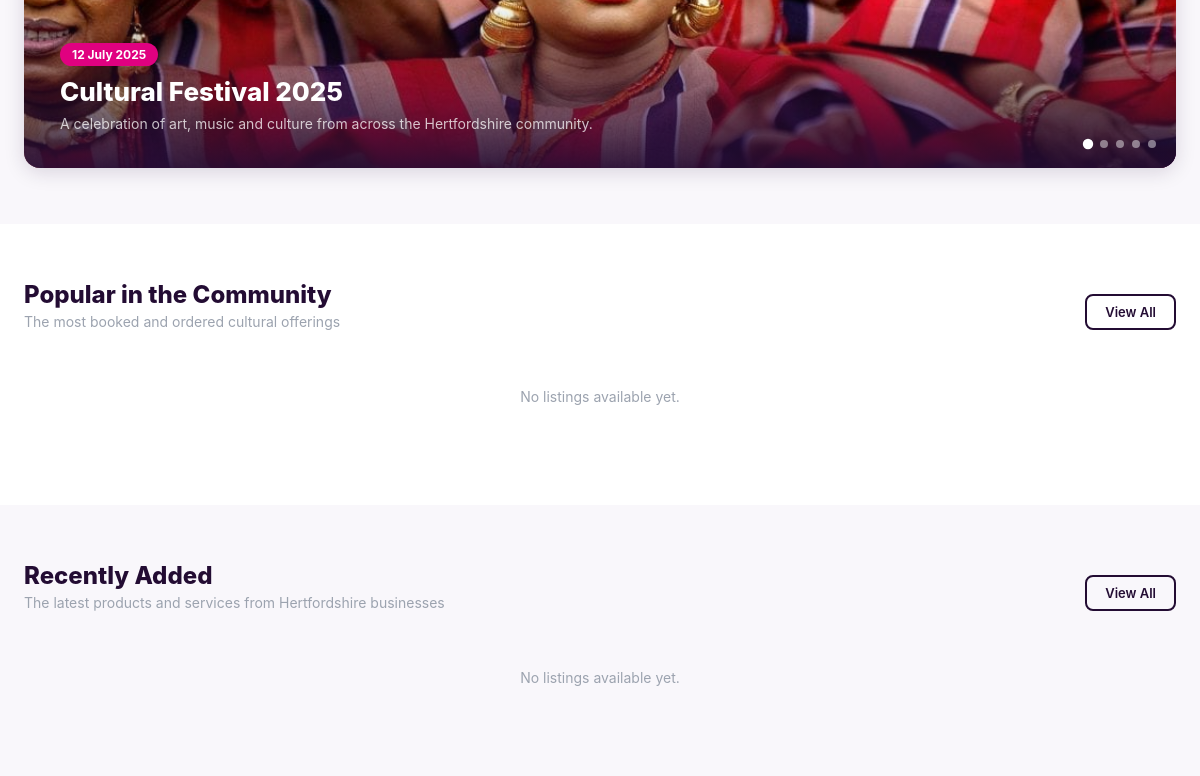
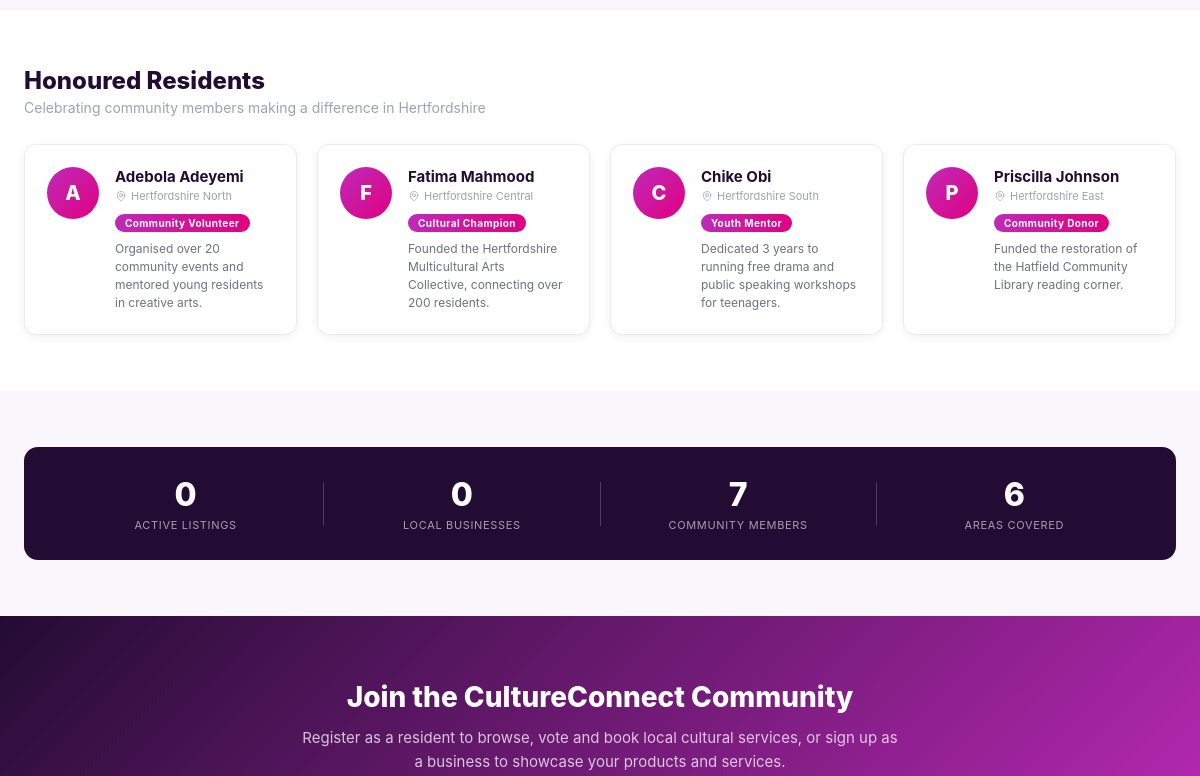
/frontend/pages/index.php (middle part), run on an earlier commit of the app's database (2 pictures, top to bottom).
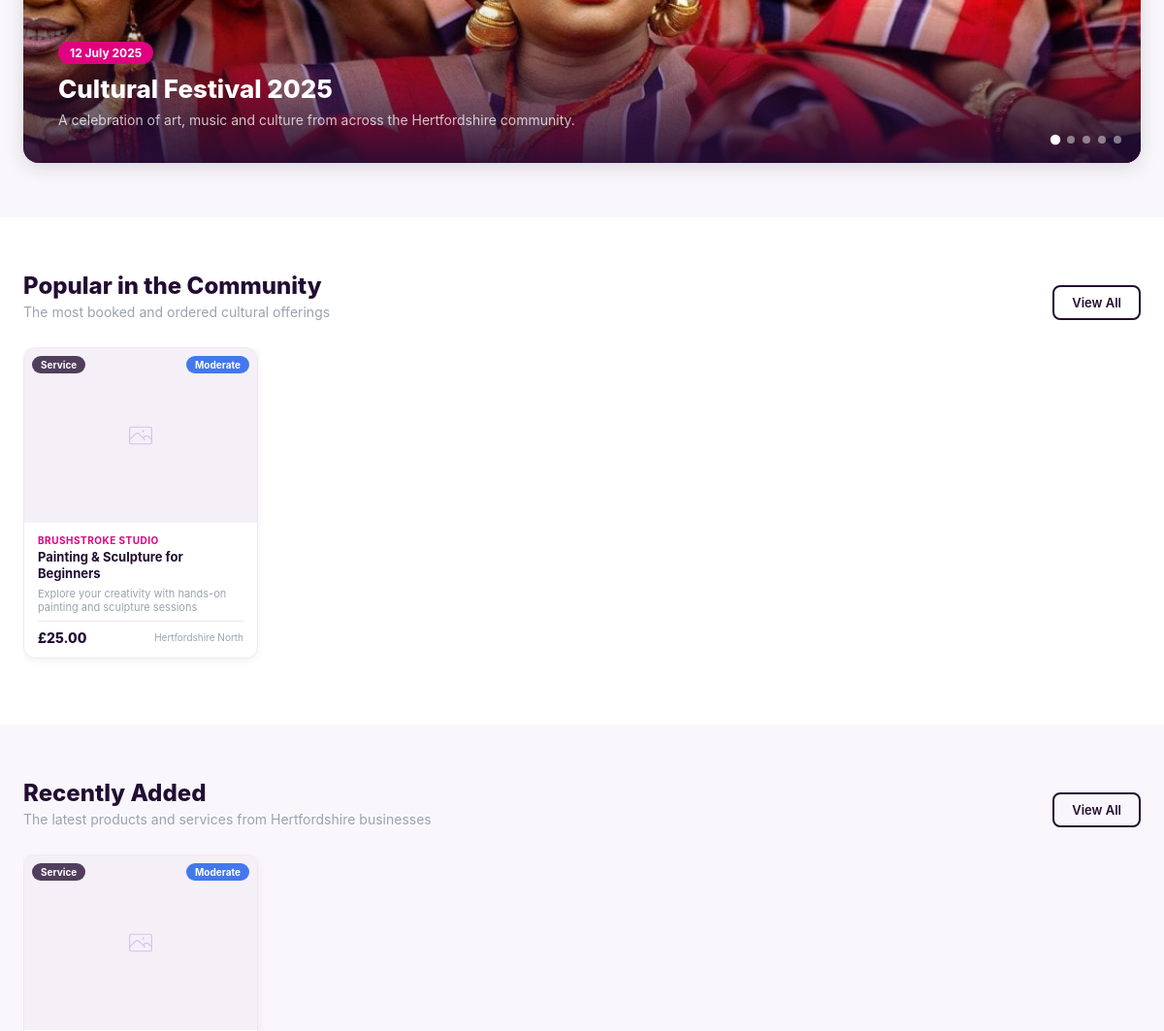
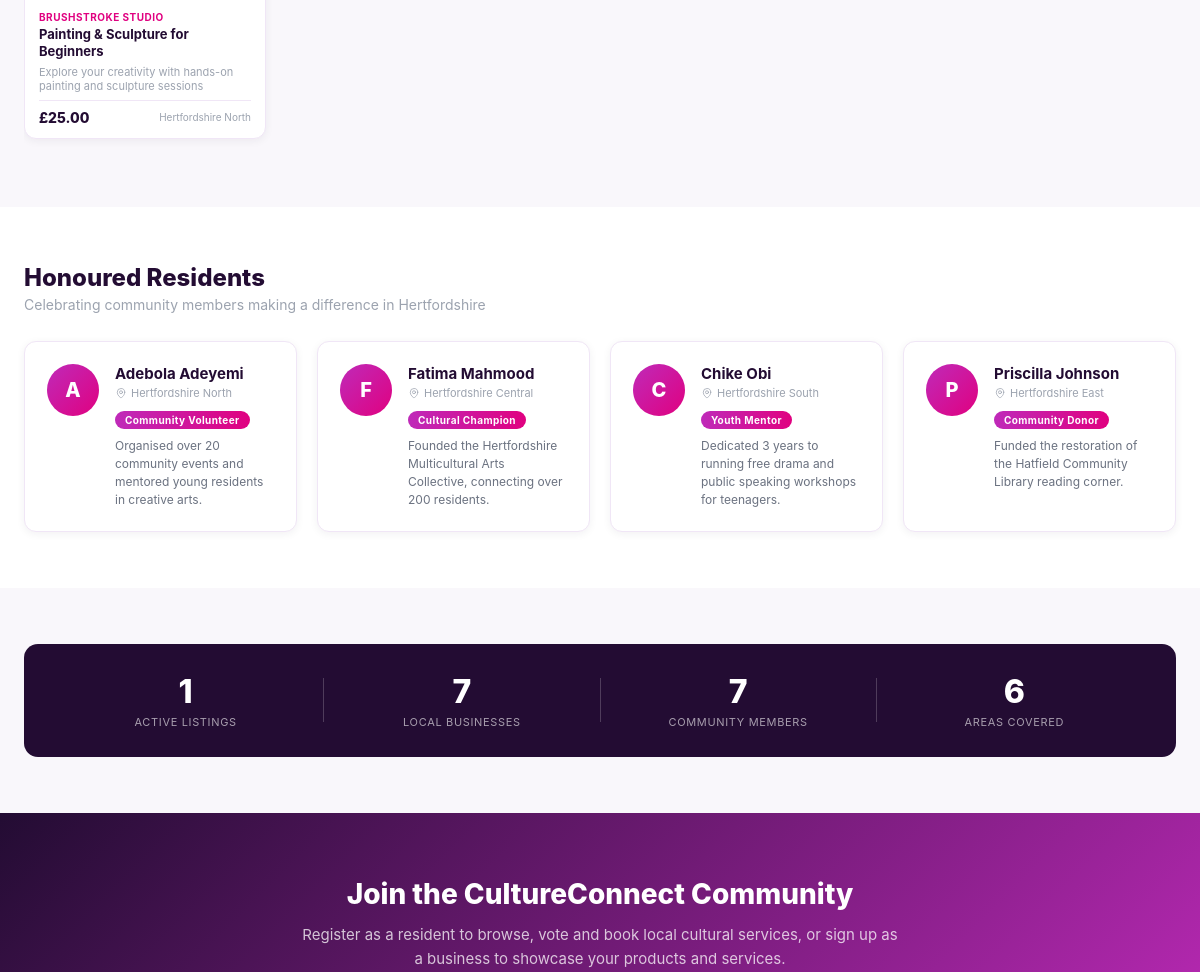
And on a later commit of the database (2 pictures, top to bottom).
### tables this page shows
CREATE TABLE `listings` (
  `listing_id` int(11) NOT NULL,
  `sme_id` int(11) NOT NULL,
  `title` varchar(150) NOT NULL,
  `caption` varchar(255) NOT NULL,
  `description` text NOT NULL,
  `price` decimal(10,2) NOT NULL,
  `status` enum('active','inactive','pending') DEFAULT 'pending',
  `created_at` timestamp NOT NULL DEFAULT current_timestamp(),
  `updated_at` timestamp NOT NULL DEFAULT current_timestamp() ON UPDATE current_timestamp(),
  `item_id` int(11) NOT NULL,
  `approved_by` int(11) NOT NULL
);

CREATE TABLE `sme_profiles` (
  `sme_id` int(11) NOT NULL,
  `business_name` varchar(150) NOT NULL,
  `approval_status` varchar(50) NOT NULL,
  `created_at` timestamp NOT NULL DEFAULT current_timestamp(),
  `area_id` int(11) NOT NULL,
  `description` text NOT NULL,
  `phone` varchar(20) NOT NULL,
  `user_id` int(11) NOT NULL,
  `subcategory_id` int(11) NOT NULL
);

CREATE TABLE `areas` (
  `area_id` int(11) NOT NULL,
  `area_name` varchar(100) NOT NULL,
  `description` text NOT NULL,
  `postcode` varchar(20) NOT NULL,
  `latitude` decimal(9,6) DEFAULT NULL,
  `longitude` decimal(9,6) DEFAULT NULL
);

CREATE TABLE `product_service_categories` (
  `category_id` int(11) NOT NULL,
  `category_name` varchar(50) NOT NULL
);

### frontend/pages/index.php (the view, shortened to what this page needs)
<?php
require_once '../db_connection.php';
$is_logged_in = isset($_SESSION['user_id']);
$popular_stmt = $conn->prepare("
    SELECT l.listing_id, l.title, l.caption, l.price,
           pc.category_name,
           sp.business_name,
           a.area_name,
           li.image_url AS primary_image,
           COUNT(oi.order_item_id) AS order_count
    FROM listings l
    JOIN product_service ps                ON l.item_id        = ps.item_id
    JOIN product_service_subcategories pss ON ps.subcategory_id = pss.subcategory_id
    JOIN product_service_categories pc     ON pss.category_id   = pc.category_id
    JOIN sme_profiles sp                   ON l.sme_id          = sp.sme_id
    JOIN areas a                           ON sp.area_id        = a.area_id
    LEFT JOIN listing_images li            ON l.listing_id      = li.listing_id AND li.is_primary = 1
    LEFT JOIN order_item oi                ON l.listing_id      = oi.listing_id
    WHERE l.status = 'active'
    GROUP BY l.listing_id
    ORDER BY order_count DESC, l.created_at DESC
    LIMIT 6
");
$popular_stmt->execute();
$popular_listings = $popular_stmt->get_result()->fetch_all(MYSQLI_ASSOC);
$recent_stmt = $conn->prepare("
    SELECT l.listing_id, l.title, l.caption, l.price,
           pc.category_name,
           sp.business_name,
           a.area_name,
           li.image_url AS primary_image
    FROM listings l
    JOIN product_service ps                ON l.item_id        = ps.item_id
    JOIN product_service_subcategories pss ON ps.subcategory_id = pss.subcategory_id
    JOIN product_service_categories pc     ON pss.category_id   = pc.category_id
    JOIN sme_profiles sp                   ON l.sme_id          = sp.sme_id
    JOIN areas a                           ON sp.area_id        = a.area_id
    LEFT JOIN listing_images li            ON l.listing_id      = li.listing_id AND li.is_primary = 1
    WHERE l.status = 'active'
    ORDER BY l.created_at DESC
    LIMIT 6
");
$recent_stmt->execute();
$recent_listings = $recent_stmt->get_result()->fetch_all(MYSQLI_ASSOC);
$stats_r         = mysqli_query($conn, "SELECT COUNT(*) AS total FROM listings WHERE status = 'active'");
$active_listings = mysqli_fetch_assoc($stats_r)['total'] ?? 0;
$biz_r     = mysqli_query($conn, "SELECT COUNT(*) AS total FROM sme_profiles WHERE approval_status = 'approved'");
$total_biz = mysqli_fetch_assoc($biz_r)['total'] ?? 0;
$res_r     = mysqli_query($conn, "SELECT COUNT(*) AS total FROM resident_profiles");
$total_res = mysqli_fetch_assoc($res_r)['total'] ?? 0;
$events = [
    ['image' => 'event1.jpg', 'title' => 'Cultural Festival 2025',  'date' => '12 July 2025', 'desc' => 'A celebration of art, music and culture from across the Hertfordshire community.'],
    ['image' => 'event2.jpg', 'title' => 'Community Arts Exhibition',             'date' => '24 Aug 2025',  'desc' => 'Local artists showcase their work at the Hatfield Arts Centre.'],
    ['image' => 'event3.jpg', 'title' => 'Open Mic Night — Local Voices',         'date' => '05 Sep 2025',  'desc' => 'An evening of spoken word, poetry and live music from Hertfordshire residents.'],
    ['image' => 'event4.jpg', 'title' => 'Heritage &amp; History Walk',           'date' => '18 Oct 2025',  'desc' => 'Explore the rich cultural heritage of Hertfordshire with our expert guides.'],
    ['image' => 'event5.jpg', 'title' => 'Winter Handmade Market',                'date' => '30 Nov 2025',  'desc' => 'Shop handmade goods, crafts and cultural products from local artisans.'],
];
$honoured = [
    ['name' => 'Adebola Adeyemi',      'area' => 'Hertfordshire North',   'badge' => 'Community Volunteer', 'reason' => 'Organised over 20 community events and mentored young residents in creative arts.'],
    ['name' => 'Fatima Mahmood','area' => 'Hertfordshire Central', 'badge' => 'Cultural Champion',   'reason' => 'Founded the Hertfordshire Multicultural Arts Collective, connecting over 200 residents.'],
    ['name' => 'Chike Obi',    'area' => 'Hertfordshire South',   'badge' => 'Youth Mentor',        'reason' => 'Dedicated 3 years to running free drama and public speaking workshops for teenagers.'],
    ['name' => 'Priscilla Johnson',      'area' => 'Hertfordshire East',    'badge' => 'Community Donor',     'reason' => 'Funded the restoration of the Hatfield Community Library reading corner.'],
];
function ix_safe(string $val): string {
    return htmlspecialchars($val, ENT_QUOTES, 'UTF-8');
}
?>
<!DOCTYPE html>
<html lang="en">
<head>
    <link rel="stylesheet" href="../css/styles.css">
</head>
<body class="ix-page-wrap">
<section class="ix-section">
    <div class="ix-section-inner">
        <div class="ix-carousel-wrap">
            <?php foreach ($events as $i => $event) : ?>
            <div class="ix-event-slide <?= $i === 0 ? 'ix-event-slide--active' : '' ?>" id="ix-slide-<?= $i ?>">
                <div class="ix-event-img-wrap">
                    <img src="../images/council_events/<?= ix_safe($event['image']) ?>"
                         alt="<?= ix_safe($event['title']) ?>"
                         class="ix-event-img"
                         onerror="this.parentElement.classList.add('ix-event-img-wrap--fallback')">
                    <div class="ix-event-overlay">
                        <span class="ix-event-date"><?= ix_safe($event['date']) ?></span>
                        <h3 class="ix-event-title"><?= ix_safe($event['title']) ?></h3>
                        <p class="ix-event-desc"><?= ix_safe($event['desc']) ?></p>
                    </div>
                </div>
            </div>
            <?php endforeach; ?>
            <div class="ix-carousel-dots">
                <?php foreach ($events as $i => $event) : ?>
                <button class="ix-carousel-dot <?= $i === 0 ? 'ix-carousel-dot--active' : '' ?>"
                        onclick="ixCarouselGoTo(<?= $i ?>)"></button>
                <?php endforeach; ?>
            </div>
        </div>
    </div>
</section>
<section class="ix-section ix-section--alt">
    <div class="ix-section-inner">
        <div class="ix-section-header">
            <div>
                <h2 class="ix-section-title">Popular in the Community</h2>
                <p class="ix-section-subtitle">The most booked and ordered cultural offerings</p>
            </div>
            <a href="../pages/browse.php" class="ix-view-all-btn">View All</a>
        </div>
        <?php if (!empty($popular_listings)) : ?>
        <div class="ix-listings-scroll">
            <?php foreach ($popular_listings as $l) : ?>
            <?= ixListingCard($l) ?>
            <?php endforeach; ?>
        </div>
        <?php else : ?>
        <p class="ix-no-listings">No listings available yet.</p>
        <?php endif; ?>
    </div>
</section>
<section class="ix-section">
    <div class="ix-section-inner">
        <div class="ix-section-header">
            <div>
                <h2 class="ix-section-title">Recently Added</h2>
                <p class="ix-section-subtitle">The latest products and services from Hertfordshire businesses</p>
            </div>
            <a href="../pages/browse.php" class="ix-view-all-btn">View All</a>
        </div>
        <?php if (!empty($recent_listings)) : ?>
        <div class="ix-listings-scroll">
            <?php foreach ($recent_listings as $l) : ?>
            <?= ixListingCard($l) ?>
            <?php endforeach; ?>
        </div>
        <?php else : ?>
        <p class="ix-no-listings">No listings available yet.</p>
        <?php endif; ?>
    </div>
</section>
<section class="ix-section ix-section--alt">
    <div class="ix-section-inner">
        <div class="ix-section-header">
            <div>
                <h2 class="ix-section-title">Honoured Residents</h2>
                <p class="ix-section-subtitle">Celebrating community members making a difference in Hertfordshire</p>
            </div>
        </div>
        <div class="ix-honoured-grid">
            <?php foreach ($honoured as $h) : ?>
            <div class="ix-honoured-card">
                <div class="ix-honoured-avatar">
                    <?= strtoupper(substr($h['name'], 0, 1)) ?>
                </div>
                <div class="ix-honoured-info">
                    <h3 class="ix-honoured-name"><?= ix_safe($h['name']) ?></h3>
                    <p class="ix-honoured-area">
                        <?= ix_safe($h['area']) ?>
                    </p>
                    <span class="ix-honoured-badge"><?= ix_safe($h['badge']) ?></span>
                    <p class="ix-honoured-reason"><?= ix_safe($h['reason']) ?></p>
                </div>
            </div>
            <?php endforeach; ?>
        </div>
    </div>
</section>
<section class="ix-section">
    <div class="ix-section-inner">
        <div class="ix-stats-strip">
            <div class="ix-stats-inner">
                <div class="ix-stat">
                    <span class="ix-stat-number"><?= $active_listings ?></span>
                    <span class="ix-stat-label">Active Listings</span>
                </div>
                <div class="ix-stat">
                    <span class="ix-stat-number"><?= $total_biz ?></span>
                    <span class="ix-stat-label">Local Businesses</span>
                </div>
                <div class="ix-stat">
                    <span class="ix-stat-number"><?= $total_res ?></span>
                    <span class="ix-stat-label">Community Members</span>
                </div>
                <div class="ix-stat">
                    <span class="ix-stat-number">6</span>
                    <span class="ix-stat-label">Areas Covered</span>
                </div>
            </div>
        </div>
    </div>
</section>
<?php if (!$is_logged_in) : ?>
<section class="ix-cta">
    <div class="ix-cta-inner">
        <h2 class="ix-cta-title">Join the CultureConnect Community</h2>
        <p class="ix-cta-subtitle">Register as a resident to browse, vote and book local cultural services, or sign up as a business to showcase your products and services.</p>
    </div>
</section>
<?php endif; ?>
<?php
function ixListingCard(array $l): string {
    $price     = floatval($l['price']);
    $imgSrc    = !empty($l['primary_image']) ? '../uploads/listings_images/' . htmlspecialchars($l['primary_image'], ENT_QUOTES) : null;
    $priceTier = $price <= 20 ? 'affordable' : ($price <= 50 ? 'moderate' : 'premium');
    $tierLabel = $price <= 20 ? 'Affordable'  : ($price <= 50 ? 'Moderate'  : 'Premium');
    $catClass  = $l['category_name'] === 'Product' ? 'ix-badge-cat--product' : 'ix-badge-cat--service';
    $link      = '../pages/listing-detail.php?listing_id=' . intval($l['listing_id']);
    $imgHtml = $imgSrc
        ? '<img src="' . $imgSrc . '" alt="' . htmlspecialchars($l['title'], ENT_QUOTES) . '" class="ix-card-img" onerror="this.style.display=\'none\';this.nextElementSibling.style.display=\'flex\'">'
        : '';
    return '
    <a href="' . $link . '" class="ix-listing-card">
        <div class="ix-card-image-wrap">
            ' . $imgHtml . '
            <div class="ix-card-img-placeholder"' . ($imgSrc ? ' style="display:none;"' : '') . '>
                <svg xmlns="http://www.w3.org/2000/svg" fill="none" viewBox="0 0 24 24" stroke-width="1" stroke="currentColor" width="28" height="28">
                    <path stroke-linecap="round" stroke-linejoin="round" d="m2.25 15.75 5.159-5.159a2.25 2.25 0 0 1 3.182 0l5.159 5.159m-1.5-1.5 1.409-1.409a2.25 2.25 0 0 1 3.182 0l2.909 2.909m-18 3.75h16.5a1.5 1.5 0 0 0 1.5-1.5V6a1.5 1.5 0 0 0-1.5-1.5H3.75A1.5 1.5 0 0 0 2.25 6v12a1.5 1.5 0 0 0 1.5 1.5Zm10.5-11.25h.008v.008h-.008V8.25Zm.375 0a.375.375 0 1 1-.75 0 .375.375 0 0 1 .75 0Z" />
                </svg>
            </div>
            <span class="ix-badge-cat ' . $catClass . '">' . htmlspecialchars($l['category_name'], ENT_QUOTES) . '</span>
            <span class="ix-badge-price ix-badge-price--' . $priceTier . '">' . $tierLabel . '</span>
        </div>
        <div class="ix-card-body">
            <p class="ix-card-business">' . htmlspecialchars($l['business_name'], ENT_QUOTES) . '</p>
            <h3 class="ix-card-title">' . htmlspecialchars($l['title'], ENT_QUOTES) . '</h3>
            <p class="ix-card-caption">' . htmlspecialchars($l['caption'] ?? '', ENT_QUOTES) . '</p>
            <div class="ix-card-footer">
                <span class="ix-card-price">£' . number_format($price, 2) . '</span>
                <span class="ix-card-area">' . htmlspecialchars($l['area_name'], ENT_QUOTES) . '</span>
            </div>
        </div>
    </a>';
}
?>
</body>
</html>

What changed in the data, as far as the page shows it:
added listings: category_name "Service", price "Moderate", sme.business_name "BRUSHSTROKE STUDIO", title "Painting & Sculpture for Beginners", caption "Explore your creativity with hands-on painting and sculpture sessions", price "25.00", areas.area_name "Hertfordshire North", product_service_categories.category_name "Service"
Also different on the page:
$active_listings: "0" → "1"
$total_biz: "0" → "7"
text no longer shown: "No listings available yet. No listings available yet."
